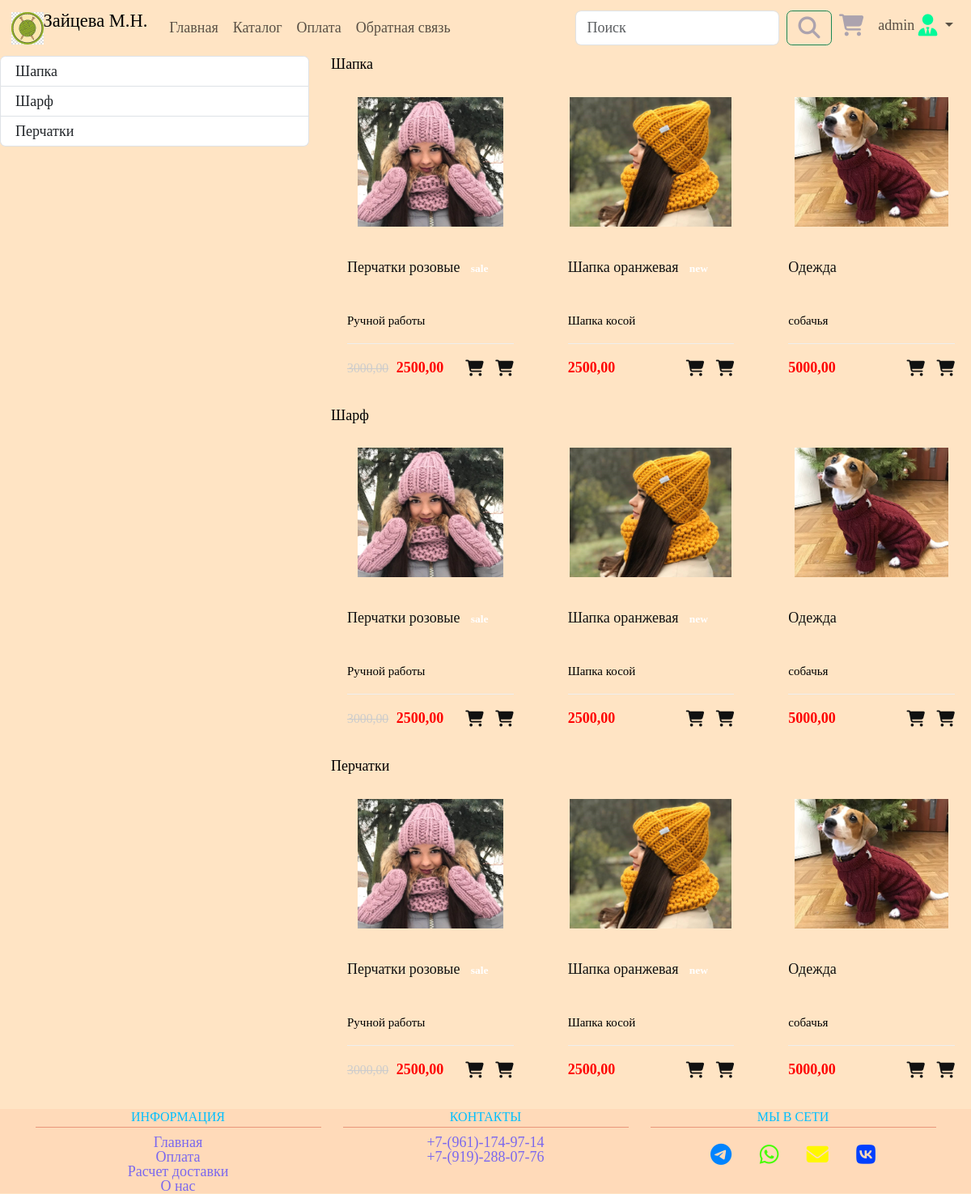
Page /products/ (signed in) on the committed database.
### users/models.py (models this page shows)
class User(AbstractUser):
    SEX_CHOICES = (
        ('m', 'Мужской'),
        ('w', 'Женский'),
    )
    birthday = models.DateField()
    sex = models.CharField(max_length=7, choices=SEX_CHOICES, default='m')

### products/models.py (models this page shows, shortened)
class ProductCategory(models.Model):
    name = models.CharField(max_length=128, unique=True, verbose_name='Наименование')
    slug = models.SlugField(max_length=255, unique=True, db_index=True, verbose_name='URL')
    class Meta:
        verbose_name = 'Категорию'
        verbose_name_plural = 'Категории'

class Product(models.Model):
    name = models.CharField(max_length=256, verbose_name='Наименование', unique=True)
    slug = models.SlugField(max_length=255, unique=True, db_index=True, verbose_name='URL')
    description = models.TextField(verbose_name='Описание')
    price = models.DecimalField(max_digits=7, decimal_places=2, verbose_name='Цена')
    sale = models.DecimalField(max_digits=7, decimal_places=2, null=True, blank=True, verbose_name='Цена со скидкой')
    image = models.ImageField(upload_to='product_images', verbose_name='Картинка')
    time_update = models.DateTimeField(auto_now=True, verbose_name='Дата изменения')
    category = models.ForeignKey(to=ProductCategory, on_delete=models.PROTECT, verbose_name='Категория')
    badge = models.ForeignKey(to=ProductBadge, on_delete=models.PROTECT, null=True, blank=True, verbose_name='Плашка')
    is_index = models.BooleanField(default=False, verbose_name='На главном экране')
    def get_absolute_url(self):
        return reverse('products:product', kwargs={'product_slug': self.slug})
    class Meta:
        verbose_name = 'Продукт'
        verbose_name_plural = 'Продукты'
        ordering = ['time_update']

class ProductBadge(models.Model):
    name = models.CharField(max_length=16, unique=True, verbose_name='Текст')
    slug = models.SlugField(max_length=255, unique=True, db_index=True, verbose_name='URL')
    color = models.CharField(max_length=8, verbose_name='Цвет')
    class Meta:
        verbose_name = 'Плашку'
        verbose_name_plural = 'Плашки'

### products/views.py (the view)
# urls.py: path('', Catalog.as_view(), name='index'),
class Catalog(DataMixin, ListView):
    model = Product
    template_name = 'products/catalog.html'
    def get_context_data(self, **kwargs):
        context = super().get_context_data(**kwargs)
        c_def = self.get_context(title='Каталог')
        return dict(list(context.items()) + list(c_def.items()))

### products/templatetags/products_tags.py (called while the page is built)
@register.simple_tag(name='getcats')
def get_categories():
    return ProductCategory.objects.all()

### products/utils.py (called while the page is built)
    def get_context(self, **kwargs):
        context = kwargs
        context['menu'] = menu
        return context

### products/templates/products/catalog.html
{% extends 'products/base.html' %} {% load static %} {% load products_tags %} {% block css %}
<link rel="stylesheet" href="{% static 'css/base.css' %}" />
<link rel="stylesheet" href="{% static 'css/product_cart.css' %}"/>
{% endblock %} {% block content %}
<div class="row">
  <div class="col-4">
    <div id="list-example" class="list-group">
      {% getcats as categories %}
      {% for category in categories %}
      <a class="list-group-item list-group-item-action" href="#{{ category.slug }}">{{ category.name }}</a>
      {% endfor %}
    </div>
  </div>
  <div class="col-8">
    <div data-bs-spy="scroll" data-bs-target="#list-example" data-bs-smooth-scroll="true" class="scrollspy-example" tabindex="0">
      {% getcats as categories %}
      {% for category in categories %}
      <h4 id="{{ category.slug }}">{{ category.name }}</h4>
      <div class="row">
        {% for product in object_list %}
          <div class="col-lg-4 col-sm-6 mb-3">
            <div class="product-cart">
              <div class="product-thumb">
                <a href="{{ product.get_absolute_url }}"><img src="{{ product.image.url }}" alt="" /></a>
              </div>
              <div class="product-details">
                <h4>
                  <a href="{{ product.get_absolute_url }}"
                    >{{ product.name }} {% if product.badge.name %}
                    <span class="badge" color="{{ product.badge.color }}"
                      >{{ product.badge.name }}</span
                    >
                    {% endif %}</a
                  >
                </h4>
                <p>{{ product.description }}</p>
                <div class="product-bottom-details d-flex justify-content-between">
                  <div class="product-price">
                    {% if product.sale %}
                    <small>{{ product.price }}</small> {{ product.sale}} {% else %}
                    {{ product.price }} {% endif %}
                  </div>
                  <div class="product-links">
                    <a href="#"><i class="fa-solid fa-cart-shopping"></i></a>
                    <a href="#"><i class="fa-solid fa-cart-shopping"></i></a>
                  </div>
                </div>
              </div>
            </div>
          </div>
        {% endfor %}
      </div>
      {% endfor %}
    </div>
  </div>
</div>
{% endblock %}

### products/templates/products/base.html (shortened to what this page needs)
{% load static %}
{% load products_tags %}
<!DOCTYPE html>
<html lang="en">
<head>
    <link
            href="https://cdn.jsdelivr.net/npm/bootstrap@5.3.0-alpha3/dist/css/bootstrap.min.css"
            rel="stylesheet"
    />
    {% block css %} {% endblock%}
</head>
<body>
<nav class="navbar navbar-expand-lg">
    <div class="container-fluid">
        <a class="navbar-brand" href="{% url 'index' %}">
            <img
                    src="{% static 'img/logo.png' %}"
                    alt="logo"
                    width="40"
                    height="40"
            />Зайцева М.Н.
        </a>
        <div class="collapse navbar-collapse" id="navbarSupportedContent">
            <ul class="navbar-nav me-auto mb-2 mb-lg-0 top-menu">
                {% for m in menu %}
                <li class="nav-item">
                    <a class="nav-link" href="{% url m.url_name %}">{{ m.title }}</a>
                </li>
                {% endfor %}
            </ul>
            <ul class="navbar-nav ms-auto mb-2 mb-lg-0">
                <form class="d-flex" role="search">
                    <input
                            class="form-control me-2"
                            type="search"
                            placeholder="Поиск"
                            aria-label="Search"
                    />
                    <button class="btn btn-outline-success" type="submit">
                        <i
                                class="fa-solid fa-magnifying-glass fa-xl"
                                style="color: #aca3ae"
                        ></i>
                    </button>
                </form>
                <li class="nav-item">
                    <a
                            class="nav-link"
                            href="#"
                            data-bs-toggle="modal"
                            data-bs-target="#modal-cart"
                    >
                        <i
                                class="fa-solid fa-cart-shopping fa-xl"
                                style="color: #aca3ae"
                        ></i>
                    </a>
                </li>
                {% if user.is_authenticated %}
                <li class="nav-item dropdown">
                    <a
                            class="nav-link dropdown-toggle" id="navbarDropdown" role="button"
                            data-bs-toggle="dropdown" aria-expanded="false" href="#"
                    >{{ user.username }}
                        <i
                                class="fa-solid fa-user-tie fa-xl"
                                style="color: #00FA9A"
                        ></i>
                    </a>
                </li>
                {% endif %}
            </ul>
        </div>
    </div>
</nav>
{% block content %}{% endblock%}
<footer>
    <section class="footer ">
        <div class="container">
            <div class="row text-center">
                <div class="col">
                    <h4>Информация</h4>
                    <div class="list-unstyled">
                        <li><a href="#">Главная</a></li>
                        <li><a href="#">Оплата</a></li>
                        <li><a href="#">Расчет доставки</a></li>
                        <li><a href="#">О нас</a></li>
                    </div>
                </div>
                <div class="col">
                    <h4>Контакты</h4>
                    <div class="list-unstyled">
                        <li><a href="tel:+79611749714">+7-(961)-174-97-14</a></li>
                        <li><a href="tel:+79192880776">+7-(919)-288-07-76</a></li>
                    </div>
                </div>
                <div class="col">
                    <h4>Мы в сети</h4>
                    <div class="footer-icons">
                        <a href="#"
                        ><i
                                class="fa-brands fa-telegram fa-xl"
                                style="color: #0084ff"
                        ></i
                        ></a>
                        <a href="#"
                        ><i
                                class="fa-brands fa-whatsapp fa-xl"
                                style="color: #44ff00"
                        ></i
                        ></a>
                        <a href="#"
                        ><i
                                class="fa-solid fa-envelope fa-xl"
                                style="color: #fff700"
                        ></i
                        ></a>
                        <a href="#"
                        ><i class="fa-brands fa-vk fa-xl" style="color: #0040ff"></i
                        ></a>
                    </div>
                </div>
            </div>
        </div>
    </section>
</footer>
</body>
</html>

### static/css/base.css (style rules this page uses)
* { padding: 0; margin: 0; border: 0; }
*, *:before, *:after { -moz-box-sizing: border-box; -webkit-box-sizing: border-box; box-sizing: border-box; }
nav, footer, header, aside { display: block; }
html, body { height: 100%; //width: 100%; font-size: 100%; line-height: 1; -ms-text-size-adjust: 100%; -moz-text-size-adjust: 100%; -webkit-text-size-adjust: 100%; }
input, button, textarea { font-family: inherit; }
button { cursor: pointer; }
a, a:visited { text-decoration: none; }
ul li { list-style: none; }
img { vertical-align: top; }
h1, h2, h3, h4, h5, h6 { font-size: inherit; font-weight: inherit; }
body { font-family: Rubik; font-style: 14px; color: #616161; }
html { font-size: 18px; }
body { font-size: 18px; font-weight: 400; color: #000; background-color: #FFE4C4; min-width: 320px; }
img { height: auto; }
a { color: #111; }
.top-menu li a::after { content: ''; display: block; width: 100%; background-color: #7B68EE; height: 1px; transition: all .3s; transform: scale(0); }
.footer { background-color: #FFDAB9; }
.footer h4 { color: #00BFFF; text-transform: uppercase; font-size: 16px; border-bottom: 1px solid #E9967A; padding-bottom: 3px; }
.footer a { text-decoration: none; transition: all .3s; }
.footer a, .footer li { color: #7B68EE; }
.footer-icons a { display: inline-block; margin: 15px ; }

### static/css/product_cart.css (style rules this page uses)
.product-thumb a { display: flex; align-items: center; justify-content: center; height: 200px; padding: 20px; }
.product-thumb img { max-height: 100%; max-width: 100%; }
.product-details { padding: 20px; }
.product-details h4 a { font-weight: 500; display: block; height: 60px; overflow: hidden; text-decoration: none; }
.product-details p { font-size: 15px; margin-bottom: 20px; color: 999; }
.product-bottom-details { overflow: hidden; border-top: 1px solid #eee; padding-top: 20px; }
.product-price { font-size: 18px; color: #ff0000; font-weight: 600; }
.product-price small { color: #ccc; font-weight: 400; text-decoration: line-through; margin-right: 5px; }
.product-links a { font-size: 20px; margin-left: 10px; }

### rows in the picture
User: username "admin"
ProductCategory: name "Шапка"
ProductCategory: name "Шарф"
ProductCategory: name "Перчатки"
Product: image (picture), name "Перчатки розовые", badge.name "sale", description "Ручной работы", price "3000,00", sale "2500,00"
Product: image (picture), name "Шапка оранжевая", badge.name "new", description "Шапка косой", price "2500,00"
Product: image (picture), name "Одежда", description "собачья", price "5000,00"

### other values in the picture
{{ m.title }} "Главная" "Каталог" "Оплата" "Обратная связь"
